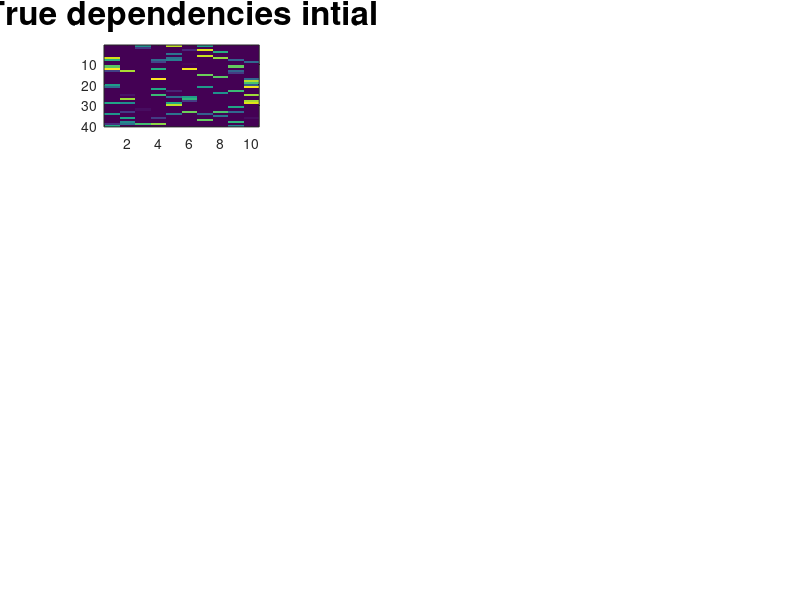

Write the MATLAB code that produced this figure. (Note: this script raises an error after producing the figure.)
clc
clear all

noOfNodes        = 10;
filtOrder        = 4;
T=1;
noOfObservations = 3000
D=30;
order=4;
gamma_RF=1e-3;
gamma_NLTISO=1e-1;
lamda1=10/10;
lamda2=100/10;
edge_probability=.25;


    A=[];
    for i=1:order
        temp1=.1*rand(noOfNodes,noOfNodes).*(rand(noOfNodes,noOfNodes)<edge_probability);
        A=[A;temp1];
    end
    if all(A(:)==0)==1
            A=zeros(10,5);
        [len_A,bred_A]=size(A)
        ad_in=randi([1,len_A*bred_A],1,1);
         A(ad_in)=rand;
        ad_in=randi([1,len_A*bred_A],1,1);
        A(ad_in)=rand;
         ad_in=randi([1,len_A*bred_A],1,1);
        A(ad_in)=rand;
    end

%         A=zeros(10,5);
%         [len_A,bred_A]=size(A)
%         ad_in=randi([1,len_A*bred_A],1,1);
%          A(ad_in)=10+5*randn;
%         ad_in=randi([1,len_A*bred_A],1,1);
%         A(ad_in)=10+5*randn;
%          ad_in=randi([1,len_A*bred_A],1,1);
%         A(ad_in)=10+5*randn;
figure
    A1=A/max(max(A));
    subplot(4,3,1)
    imagesc(A/max(A(:)))
    tit=title('True dependencies intial')
    set(tit,'fontSize',24)
       ax=gca;
ax.XAxis.FontSize = 24;
ax.YAxis.FontSize = 24;
 c = colorbar;
w = c.LineWidth;
c.LineWidth = 1.5;
set(c,'fontSize',24);
    alpha=.1*rand(noOfNodes,noOfObservations);
    y_initial=1*randn(noOfNodes ,1);
    y=[y_initial];
    Ksigma=10;
    gsigma=Ksigma;
    Gscale=(1/sqrt(2*pi)/Ksigma);
    gscale=Gscale;
    GausDenom=-1/2/Ksigma^2;
    T=20
    T_Beta=50*randn(order*noOfNodes,noOfNodes,noOfObservations);
    
    M_x=zeros(noOfNodes ,noOfObservations );
    M_x_optimal=zeros(noOfNodes ,noOfObservations );
    error_optimal=zeros(noOfNodes ,noOfObservations );
    M_x(:,1)=y_initial+.15*randn;
    for ii=2:order+T
        temp=A(1:noOfNodes ,:)*y_initial;
        M_x(:,ii)=temp+.15*rand;
        if ii==2990
         M_x(:,ii)=0;
        end
        y_initial= M_x(:,ii);
        
    end
    
    for ii=order+1+T:noOfObservations
        
        
        for k=1:noOfNodes
            temp=0;
            for m=1:order
                for l=1:noOfNodes
                    temp=temp+ A(noOfNodes *(m-1)+k,l)*((1*gscale*exp(-1000*(M_x(l,1:ii-m-1)-M_x(l,ii-m)).^2/(10*gsigma*gsigma))*reshape(T_Beta(noOfNodes *(m-1)+k,l,1:ii-m-1),[ii-m-1,1])));
                    
                end
            end
            M_x_optimal(k,ii)=temp;
            M_x(k,ii)=temp+.15*randn;
            error_optimal(k,ii)=M_x(k,ii)-M_x_optimal(k,ii);
            
        end
        if ii==1000
            no_non_zero=nnz(A);
            no_to_change=round(no_non_zero*.3);%30 percentgae of edges change
            non_zero_entries=find(A);
            entries_to_change= randperm(numel(non_zero_entries),no_to_change)
            temp=non_zero_entries(entries_to_change)
            A(temp)=0;
%             for jj=1:no_to_change
%               r = randi([1 noOfNodes*noOfNodes*order],1,1)  
%              
%                   A(r)=.1*rand;
%               A1=A/max(max(A));
    subplot(4,3,2)
    imagesc(A/max(A(:)))
    tit=title('True dependencies intial')
    set(tit,'fontSize',24)
       ax=gca;
ax.XAxis.FontSize = 24;
ax.YAxis.FontSize = 24;
 c = colorbar;
w = c.LineWidth;
c.LineWidth = 1.5;
set(c,'fontSize',24);
% 
%             end
        end
         if ii==2000
            no_non_zero=nnz(A);
            no_to_change=round(no_non_zero*.3);%30 percentgae of edges change
            non_zero_entries=find(A);
            entries_to_change= randperm(numel(non_zero_entries),no_to_change)
            temp=non_zero_entries(entries_to_change)
            A(temp)=0;
%             for jj=1:no_to_change
%               r = randi([1 noOfNodes*noOfNodes*order],1,1)  
%              
%                   A(r)=.1*rand;
%              
%  A1=A/max(max(A));
    subplot(4,3,3)
    imagesc(A/max(A(:)))
    tit=title('True dependencies intial')
   set(tit,'fontSize',24)
       ax=gca;
ax.XAxis.FontSize = 24;
ax.YAxis.FontSize = 24;
 c = colorbar;
w = c.LineWidth;
c.LineWidth = 1.5;
set(c,'fontSize',24);
%             end
        end
        
    end
    m_X=M_x;
    [n_row_mx,nTimeInstants]=size(m_X);
RFObj_tirso = RF_nltirso; % set tirso object up
RFObj_tirso.noOfNodes = 10;
RFObj_tirso.filtOrder = 4; % we can try a higher order later
RFObj_tirso.lambda    = 50/5000;
RFObj_tirso.NoOfRF    =30;
RFObj_tirso.vsigma    =1;
  RFObj_tirso.forgettingFactor=.98;
 RFObj_tirso.h_stepsize= @(RF_ts)1/eigs(RF_ts.m_Phi,1);
RFObj_tirso.eta       =500
RFState_in_tirso = RFObj_tirso.initialize( 10,m_X( :,1:RFObj_tirso.filtOrder)');
 for t = RFObj_tirso.filtOrder+1:nTimeInstants
    mtemp= m_X(:, t);
    RFState_in_tirso = RFObj_tirso.update(RFState_in_tirso, mtemp);
    RF_m_predic_tirso(:,:)=RFState_in_tirso.predictManyFromBuffer(1)';
    RF_m_prediction_tirso(1:10,t)= RF_m_predic_tirso(:,1);
    if t== 990
        Psuedo_Adj=(sum(RFState_in_tirso.coeff.^2,4)).^0.5
        B=[Psuedo_Adj(:,:,4);Psuedo_Adj(:,:,3); Psuedo_Adj(:,:,2);Psuedo_Adj(:,:,1)];
       subplot(4,3,4)
        imagesc(B/max(B(:)))
        tit=title('RFNL-TIRSO-Estimate at t= 990');
%         colorbar;
       set(tit,'fontSize',24)
       ax=gca;
ax.XAxis.FontSize = 24;
ax.YAxis.FontSize = 24;
 c = colorbar;
w = c.LineWidth;
c.LineWidth = 1.5;
set(c,'fontSize',24);
    end
    if t== 1990
        Psuedo_Adj=(sum(RFState_in_tirso.coeff.^2,4)).^0.5;
        B=[Psuedo_Adj(:,:,4);Psuedo_Adj(:,:,3); Psuedo_Adj(:,:,2);Psuedo_Adj(:,:,1)];
        subplot(4,3,5)
        imagesc(B/max(B(:)))
        tit=title('RFNL-TIRSO-Estimate at t= 1990');
%         colorbar;
       set(tit,'fontSize',24)
       ax=gca;
ax.XAxis.FontSize = 24;
ax.YAxis.FontSize = 24;
 c = colorbar;
w = c.LineWidth;
c.LineWidth = 1.5;
set(c,'fontSize',24);
    end
    if t== 2990
        Psuedo_Adj=(sum(RFState_in_tirso.coeff.^2,4)).^0.5;
        B=[Psuedo_Adj(:,:,4);Psuedo_Adj(:,:,3); Psuedo_Adj(:,:,2);Psuedo_Adj(:,:,1)];
        subplot(4,3,6)
        imagesc(B/max(B(:)))
        tit=title('RFNL-TIRSO-Estimate at t= 2990');
%         colorbar;
       set(tit,'fontSize',24)
       ax=gca;
ax.XAxis.FontSize = 24;
ax.YAxis.FontSize = 24;
 c = colorbar;
w = c.LineWidth;
c.LineWidth = 1.5;
set(c,'fontSize',24);
    end
 end
%  Psuedo_Adj_real=(sum(adjacency_real(:,:,:,1:T).^2,4)).^0.5;
  Psuedo_Adj=(sum(RFState_in_tirso.coeff.^2,4)).^0.5;
        B=[Psuedo_Adj(:,:,4);Psuedo_Adj(:,:,3);Psuedo_Adj(:,:,2);Psuedo_Adj(:,:,1) ];
       
        imagesc(B/max(B(:)))
        tit=title('RF-NLTISO-Estimate at t= 2990');
%         colorbar;
       set(tit,'fontSize',24)
       ax=gca;
ax.XAxis.FontSize = 24;
ax.YAxis.FontSize = 24;
 c = colorbar;
w = c.LineWidth;
c.LineWidth = 1.5;
set(c,'fontSize',24);

RFObj_tiso = RF_nltiso_test; % set tirso object up
RFObj_tiso.noOfNodes = 10;
RFObj_tiso.filtOrder = 4; % we can try a higher order later
RFObj_tiso.lambda    = 50/500000;
RFObj_tiso.NoOfRF    =30;
RFObj_tiso.vsigma    =1;
RFObj_tiso.eta       =1000

 RFState_in_tiso = RFObj_tiso.initialize( m_X( :,1:RFObj_tirso.filtOrder)');

  for t = RFObj_tiso.filtOrder+1:nTimeInstants
    mtemp= m_X(:, t);
    RFState_in_tiso = RFObj_tiso.update(RFState_in_tiso, mtemp);
     RF_m_predic_tiso(:,:)=RFState_in_tiso.predictManyFromBuffer(1)';
    RF_m_prediction_tiso(1:10,t)= RF_m_predic_tiso(:,1);
   %temp_eig(t)= RFState_in_tirso.eig_value_phi;
    if t== 990
        Psuedo_Adj=(sum(RFState_in_tiso.coeff.^2,4)).^0.5
        B=[Psuedo_Adj(:,:,4);Psuedo_Adj(:,:,3); Psuedo_Adj(:,:,2);Psuedo_Adj(:,:,1)];
       subplot(4,3,7)
        imagesc(B/max(B(:)))
        tit=title('RFNL-TISO-Estimate at t= 990');
%         colorbar;
       set(tit,'fontSize',24)
       ax=gca;
ax.XAxis.FontSize = 24;
ax.YAxis.FontSize = 24;
 c = colorbar;
w = c.LineWidth;
c.LineWidth = 1.5;
set(c,'fontSize',24);
    end
    if t== 1990
        Psuedo_Adj=(sum(RFState_in_tiso.coeff.^2,4)).^0.5;
        B=[Psuedo_Adj(:,:,4);Psuedo_Adj(:,:,3); Psuedo_Adj(:,:,2);Psuedo_Adj(:,:,1)];
        subplot(4,3,8)
        imagesc(B/max(B(:)))
        tit=title('RFNL-TISO-Estimate at t= 1990');
%         colorbar;
       set(tit,'fontSize',24)
       ax=gca;
ax.XAxis.FontSize = 24;
ax.YAxis.FontSize = 24;
 c = colorbar;
w = c.LineWidth;
c.LineWidth = 1.5;
set(c,'fontSize',24);
    end
    if t== 2990
        Psuedo_Adj=(sum(RFState_in_tiso.coeff.^2,4)).^0.5;
        B=[Psuedo_Adj(:,:,4);Psuedo_Adj(:,:,3); Psuedo_Adj(:,:,2);Psuedo_Adj(:,:,1)];
        subplot(4,3,9)
        imagesc(B/max(B(:)))
        tit=title('RFNL-TISO-Estimate at t= 2990');
%         colorbar;
       set(tit,'fontSize',24)
       ax=gca;
ax.XAxis.FontSize = 24;
ax.YAxis.FontSize = 24;
 c = colorbar;
w = c.LineWidth;
c.LineWidth = 1.5;
set(c,'fontSize',24);
    end
  end
  %% TIRSO
addpath '/Users/rohanmoney/git_rohan/STInference/gsim/ProcessingBlocks/STFunctionEstimators/TirsoObjects/'


[n_row_mx,nTimeInstants]=size(m_X);
tirsoObj = Tirso; % set tirso object up
tirsoObj.noOfNodes = 10;
tirsoObj.order     = 4; % we can try a higher order later
tirsoObj.regPar    = 1e-2;
tirsoObj.b_shrinkSelfLoops  = 1; % Bolstad
tirsoObj.forgettingFactor   = 0.98;
tirsoObj.h_stepsize         = @(ts)1/eigs(ts.m_Phi,1);
% initialize
tState_in = tirsoObj.initialize(0, m_X( :,1:tirsoObj.order)');
e_tirso=zeros(24,noOfObservations);
for t = tirsoObj.order+1:nTimeInstants
    tic
    mtemp= m_X(:, t);
    tState_in = tirsoObj.update(tState_in, mtemp);
    m_predic(:,:)=tState_in.predictManyFromBuffer(1)';
    m_prediction(1:10,t)= m_predic(:,1);
    if t==990
         subplot(4,3,10)
        imagesc(tState_in.m_A/max(tState_in.m_A(:)))
%         colorbar;
       tit= title('TIRSO estimate at t=1990')
       set(tit,'fontSize',24)
       ax=gca;
ax.XAxis.FontSize = 24;
ax.YAxis.FontSize = 24;
 c = colorbar;
w = c.LineWidth;
c.LineWidth = 1.5;
set(c,'fontSize',24);
    end
        if t==1990
         subplot(4,3,11)
        imagesc(tState_in.m_A/max(tState_in.m_A(:)))
%         colorbar;
       tit= title('TIRSO estimate at t=1990')
       set(tit,'fontSize',24)
       ax=gca;
ax.XAxis.FontSize = 24;
ax.YAxis.FontSize = 24;
 c = colorbar;
w = c.LineWidth;
c.LineWidth = 1.5;
set(c,'fontSize',24);
        end
        if t==2990
         subplot(4,3,12)
        imagesc(tState_in.m_A/max(tState_in.m_A(:)))
%         colorbar;
       tit= title('TIRSO estimate at t=1990')
       set(tit,'fontSize',24)
       ax=gca;
ax.XAxis.FontSize = 24;
ax.YAxis.FontSize = 24;
 c = colorbar;
w = c.LineWidth;
c.LineWidth = 1.5;
set(c,'fontSize',24);
    end
      
end
figure
sensor_to_plot=1;
%  plot(m_X(sensor_to_plot,12:noOfObservations),'LineWidth',2)
%  hold on
% % 
%   plot(RF_m_prediction(sensor_to_plot,:),'LineWidth',2)
%  hold on
%   plot(m_prediction(sensor_to_plot,:),'LineWidth',2)
% %   hold on
%   plot((RF_m_prediction(sensor_to_plot,1:end-12)-m_X(sensor_to_plot,13:end)).^2)
 error_temp=sum((RF_m_prediction_tirso(:,1:end-1)-m_X(:,2:end)).^2,1);
 for ii=1:length(error_temp)
      nmse(ii)=sum(error_temp(1:ii))/sum(sum((m_X(:,2:ii+1)).^2,1)) ;
 end
 hold on
 plot(nmse)
 hold on
  error_temp=sum((RF_m_prediction_tiso(:,1:end-1)-m_X(:,2:end)).^2,1);
 for ii=1:length(error_temp)
     nmse(ii)=sum(error_temp(1:ii))/sum(sum((m_X(:,2:ii+1)).^2,1)) ;
 end
 hold on
 plot(nmse)
  error_temp=sum((m_prediction(:,1:end-1)-m_X(:,2:end)).^2,1);
 for ii=1:length(error_temp)
     nmse(ii)=sum(error_temp(1:ii))/sum(sum((m_X(:,2:ii+1)).^2,1)) ;
 end
 hold on
 plot(nmse)